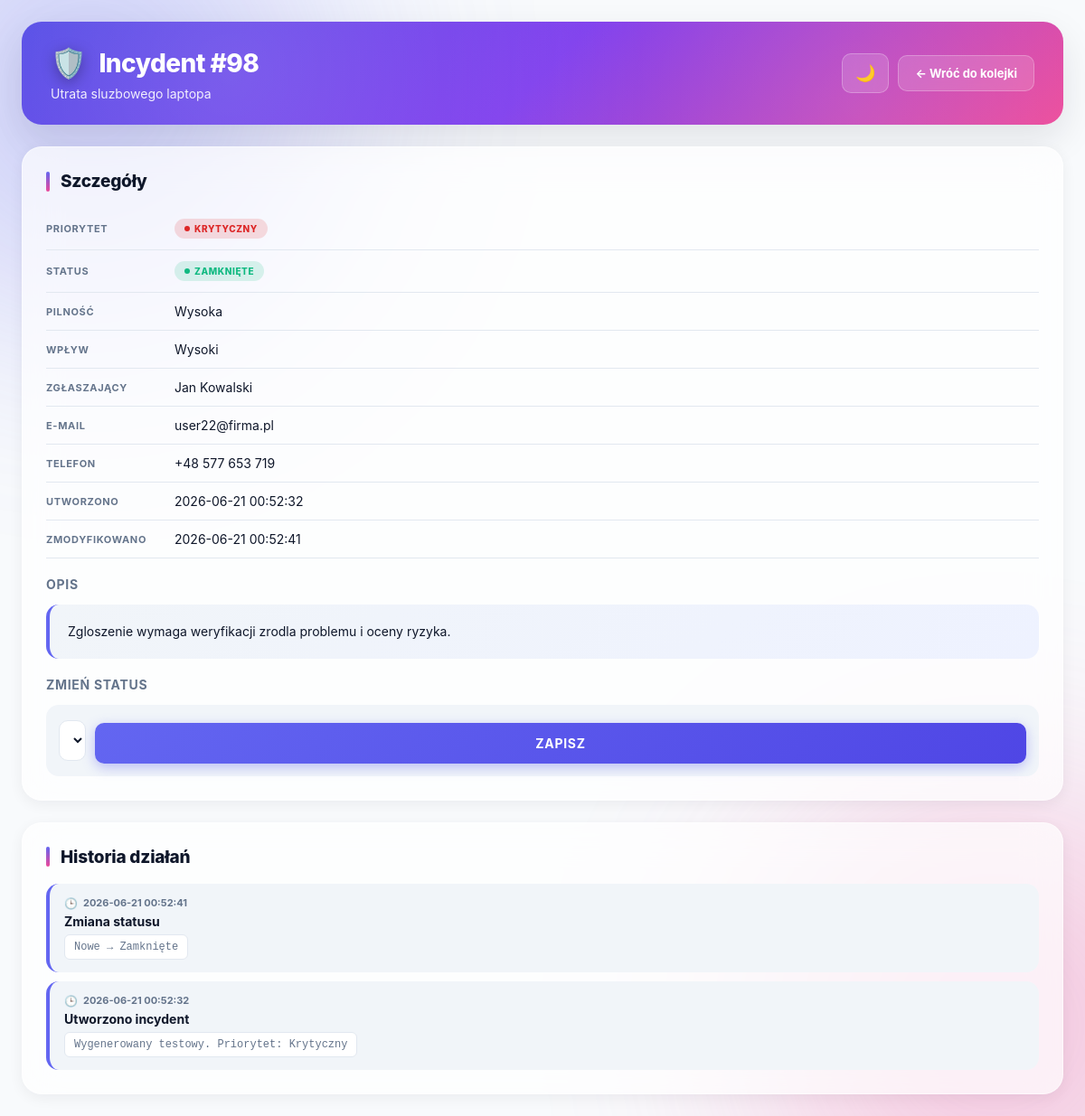
/incident/98, run on the app's committed database.
### tables this page shows
CREATE TABLE incidents (
            id INTEGER PRIMARY KEY AUTOINCREMENT,
            first_name TEXT NOT NULL,
            last_name TEXT NOT NULL,
            email TEXT NOT NULL,
            phone TEXT NOT NULL,
            title TEXT NOT NULL,
            description TEXT NOT NULL,
            urgency TEXT NOT NULL,
            impact TEXT NOT NULL,
            priority TEXT NOT NULL,
            status TEXT NOT NULL DEFAULT 'Nowe',
            created_at TEXT NOT NULL,
            updated_at TEXT NOT NULL
        );

CREATE TABLE audit_log (
            id INTEGER PRIMARY KEY AUTOINCREMENT,
            incident_id INTEGER NOT NULL,
            action TEXT NOT NULL,
            details TEXT,
            created_at TEXT NOT NULL,
            FOREIGN KEY (incident_id) REFERENCES incidents(id)
        );

### app.py (the view)
@app.route("/incident/<int:incident_id>")
def incident_detail(incident_id):
    init_db()
    conn = get_db_connection()
    incident = conn.execute(
        "SELECT * FROM incidents WHERE id = ?", (incident_id,)
    ).fetchone()
    if not incident:
        conn.close()
        abort(404)
    logs = conn.execute(
        "SELECT * FROM audit_log WHERE incident_id = ? ORDER BY id DESC",
        (incident_id,)
    ).fetchall()
    conn.close()
    return render_template(
        "incident.html",
        incident=incident,
        logs=logs,
        statuses=ALLOWED_STATUSES,
    )

### app.py (called while the page is built)
def get_db_connection():
    conn = sqlite3.connect(DB_NAME)
    conn.row_factory = sqlite3.Row
    return conn

### templates/incident.html (shortened to what this page needs)
<!DOCTYPE html>
<html lang="pl">
<head>
    <link rel="stylesheet" href="{{ url_for('static', filename='style.css') }}">
</head>
<body>
<div class="container">
    <header class="page-header">
        <div>
            <h1>Incydent #{{ incident['id'] }}</h1>
            <p>{{ incident['title'] }}</p>
        </div>
        <div class="top-actions">
            <button class="theme-toggle" onclick="toggleTheme()" title="Zmień motyw" id="themeBtn">🌙</button>
            <a class="btn secondary" href="{{ url_for('index') }}">← Wróć do kolejki</a>
        </div>
    </header>
    <div class="layout">
        <section class="panel">
            <h2>Szczegóły</h2>
            <div class="detail-row">
                <span class="detail-label">Priorytet</span>
                <span class="badge
                    {% if incident['priority'] == 'Krytyczny' %}badge-critical
                    {% elif incident['priority'] == 'Wysoki' %}badge-high
                    {% elif incident['priority'] == 'Średni' %}badge-medium
                    {% else %}badge-low{% endif %}">
                    {{ incident['priority'] }}
                </span>
            </div>
            <div class="detail-row">
                <span class="detail-label">Status</span>
                <span class="status-badge status-{{ incident['status']|replace(' ', '-') }}">
                    {{ incident['status'] }}
                </span>
            </div>
            <div class="detail-row"><span class="detail-label">Pilność</span> {{ incident['urgency'] }}</div>
            <div class="detail-row"><span class="detail-label">Wpływ</span> {{ incident['impact'] }}</div>
            <div class="detail-row"><span class="detail-label">Zgłaszający</span>
                {{ incident['first_name'] }} {{ incident['last_name'] }}</div>
            <div class="detail-row"><span class="detail-label">E-mail</span> {{ incident['email'] }}</div>
            <div class="detail-row"><span class="detail-label">Telefon</span> {{ incident['phone'] }}</div>
            <div class="detail-row"><span class="detail-label">Utworzono</span> {{ incident['created_at'] }}</div>
            <div class="detail-row"><span class="detail-label">Zmodyfikowano</span> {{ incident['updated_at'] }}</div>
            <h3 style="margin-top:20px; font-size:14px; text-transform:uppercase; letter-spacing:0.05em; color:var(--text-soft);">Opis</h3>
            <p class="description-box">{{ incident['description'] }}</p>
            <h3 style="margin-top:20px; font-size:14px; text-transform:uppercase; letter-spacing:0.05em; color:var(--text-soft);">Zmień status</h3>
            <form method="POST" action="{{ url_for('update_status', incident_id=incident['id']) }}" class="status-form">
                <select name="status">
                    {% for s in statuses %}
                        <option value="{{ s }}" {% if s == incident['status'] %}selected{% endif %}>{{ s }}</option>
                    {% endfor %}
                </select>
                <button type="submit" class="btn primary">Zapisz</button>
            </form>
        </section>
        <section class="panel">
            <h2>Historia działań</h2>
            {% if logs %}
                <ul class="log-list">
                    {% for log in logs %}
                        <li class="log-item">
                            <div class="log-time">{{ log['created_at'] }}</div>
                            <div class="log-action">{{ log['action'] }}</div>
                            {% if log['details'] %}
                                <div class="log-details">{{ log['details'] }}</div>
                            {% endif %}
                        </li>
                    {% endfor %}
                </ul>
            {% else %}
                <div class="empty">Brak wpisów w historii.</div>
            {% endif %}
        </section>
    </div>
</div>
</body>
</html>

### data on the page
incidents: id "98", title "Utrata sluzbowego laptopa", priority "KRYTYCZNY", status "ZAMKNIĘTE", urgency "Wysoka", impact "Wysoki", first_name "Jan", last_name "Kowalski", email "user22@firma.pl", phone "+48 577 653 719", created_at "2026-06-21 00:52:32", updated_at "2026-06-21 00:52:41", description "Zgloszenie wymaga weryfikacji zrodla problemu i oceny ryzyka.", status "Zamknięte"
audit_log: created_at "2026-06-21 00:52:41", action "Zmiana statusu", details "Nowe → Zamknięte"
audit_log: created_at "2026-06-21 00:52:32", action "Utworzono incydent", details "Wygenerowany testowy. Priorytet: Krytyczny"
